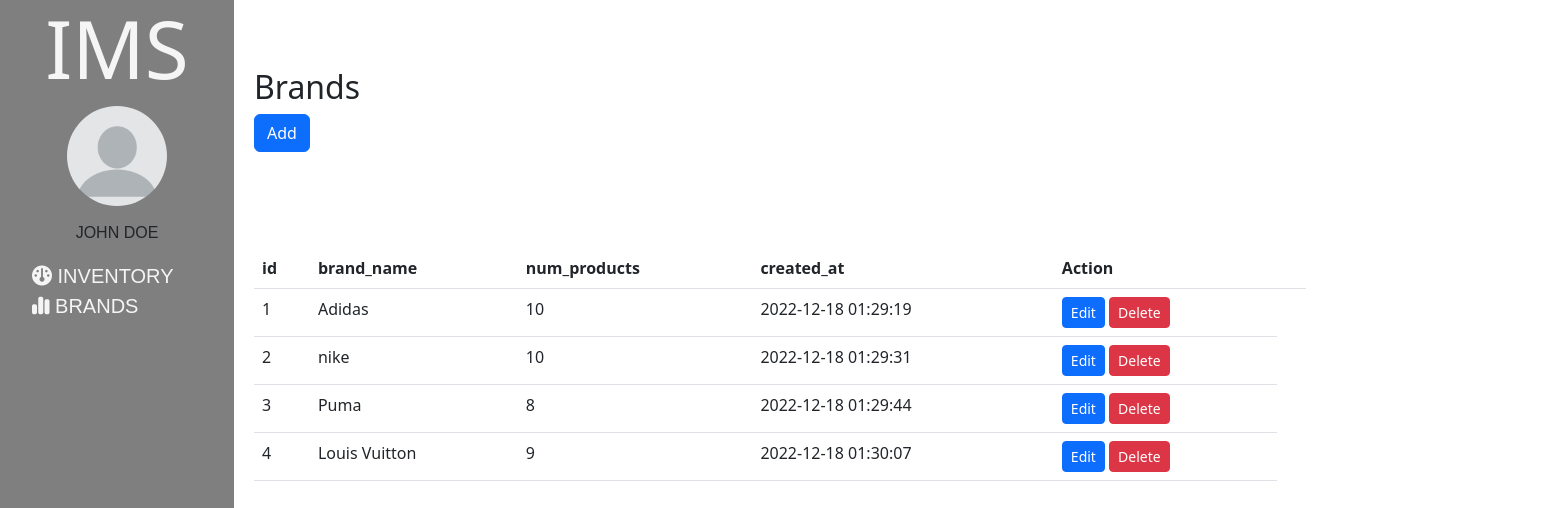
The page /login/brands.php on the database its author committed.
### tables this page shows
CREATE TABLE `brand` (
  `id` int(11) NOT NULL,
  `brand_name` varchar(100) NOT NULL,
  `num_products` int(100) NOT NULL,
  `created_at` datetime NOT NULL DEFAULT current_timestamp()
);

### login/brands.php (the view, shortened to what this page needs)
<!DOCTYPE html>
<html>
    <head>
        <link rel="stylesheet" type ="text/css" href="../login/login.css">
            <link rel="stylesheet" href="https://cdn.jsdelivr.net/npm/bootstrap@5.2.3/dist/css/bootstrap.min.css">
    </head>
    <body>
        <div>
            <div id="dashboardMainContainer">
            <div class="dashboard_sidebar" id="dasboard_sidebar">
                    <h3 class="dashboard_logo">IMS
                    </h3>
                    <div class="dashboard_sidebar_user">
                        <img src="../images/121.png" alt="user image"/>
                        <span>
                            <p>John Doe</p></span>
                    </div>
                    <div class="dashboard_sidebar_menus">
                        <ul class="dashboard_menu_lists">
                            <li>
                            <a href="../login/dashboard.php"  style="text-decoration: none;"><i class="fa-solid fa-dashboard "></i> Inventory </a></li>
                            <li>
                            <a href="brands.php"  style="text-decoration: none;"><i class="fa-sharp fa-solid fa-chart-simple"></i> Brands </a></li>
                        </ul>
                    </div>
                </div>
                <div class="dashboard_content_container my-5">
                <h2> Brands</h2>
                <a class ="btn btn-primary" href="create.php" role="button">Add</a>
                <br>
                <table class="table">
                <thead>
                    <tr>
                        <th>id</th>
                        <th>brand_name</th>
                        <th>num_products</th>
                        <th>created_at</th>
                        <th>Action <th>
                </thead>
            <tbody>
            <?php
                    $servername = "localhost";
                    $username = "root";
                    $password = "";
                    $database = "ims";
                    $connection = new mysqli($servername, $username, $password, $database);
                    $sql = "SELECT * FROM brand";
                    $result = $connection->query($sql);
                    while($row = $result->fetch_assoc()){
                        echo "
                        <tr>
                        <td>$row[id]</td>
                        <td>$row[brand_name]</td>
                        <td>$row[num_products]</td>
                        <td>$row[created_at]</td>
                        <td>
                        <a class ='btn btn-primary btn-sm' href= 'editBrands.php?id=$row[id]'> Edit</a>
                        <a class ='btn btn-danger btn-sm' href= 'deletebrands.php?id=$row[id]'> Delete</a>
                        </td>
                        </tr>
                        ";
                    }
                    ?>
            </tbody>
            <div class="dashboard_nav">
            </div>
                <div class="dashboard_content">
                 </div>
                 </table>
            </div>
        </div>
    </body>
</html>

### login/login.css (style rules this page uses)
*,*::before,*::after { box-sizing:border-box }
body,h1,h2,h3,h4,p,figure,blockquote,dl,dd { margin:0 }
body { min-height:100vh;text-rendering:optimizeSpeed;line-height:1.5 }
a:not([class]) { text-decoration-skip-ink:auto }
img,picture { max-width:100%;display:block }
div.dashboard_sidebar_user img { height: 100px; width: 100px; margin-left: auto; margin-right: auto; margin-top:10px; margin-bottom: 10px; border-radius: 50% ; }
div.dashboard_sidebar_user span { font-family: 'Gill Sans', 'Gill Sans MT', Calibri, 'Trebuchet MS', sans-serif; text-transform: uppercase; }
div.dashboard_sidebar_user span p { text-align: center; padding-top: 5px; }
#dashboardMainContainer { display: flex; flex-direction: row; }
div.dashboard_sidebar { width: 15%; background: rgba(0,0,0,0.5); height:100vh; }
div.dashboard_content_container { width:70%; padding: 20px; }
div.dashboard_sidebar_menus li { list-style: none; }
div.dashboard_sidebar_menus li a { height:100%; display: block; font-size: 20px; color: whitesmoke; font-family: 'Gill Sans', 'Gill Sans MT', Calibri, 'Trebuchet MS', sans-serif; }
h3.dashboard_logo { color: whitesmoke ; font-size: 80px; text-align: center; }
ul.dashboard_menu_lists li { font-size: 16px; text-transform: uppercase; }
div.dashboard_nav { background: #fff; width: 1619px; padding:18px }
div.dashboard_content { padding: 50px 10px 10px 10px; }

### rows shown on the page
brand: id "1", brand_name "Adidas", num_products "10", created_at "2022-12-18 01:29:19"
brand: id "2", brand_name "nike", num_products "10", created_at "2022-12-18 01:29:31"
brand: id "3", brand_name "Puma", num_products "8", created_at "2022-12-18 01:29:44"
brand: id "4", brand_name "Louis Vuitton", num_products "9", created_at "2022-12-18 01:30:07"
